Frame 1 (no input): blank canvas, image omitted
Frame 60 (the mouse pressed at the canvas centre just before this capture): blank canvas, image omitted
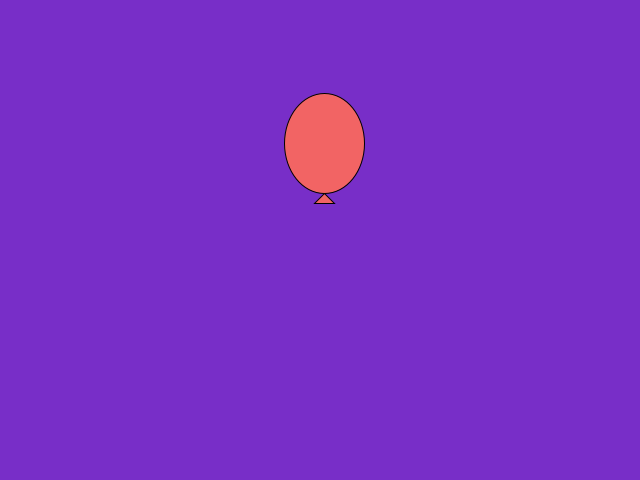
Frame 120 (the mouse held since frame 60 and released just before this capture)

The Processing sketch whose frames 1 and 60 were blank and that drew this single picture after the mouse press (run headless with seeded random() and noise(); from frame 60 on, the mouse is pressed at the canvas centre):

// Processing sketch: globos
// ── globos.pde
class Globo
{
  float x, y,vx,vy;
  color c;
  Globo (float _x, float _y)
  {
   x=_x;
   y=_y; 
   vx=random(-0.25,0.25);
   vy=random(-2,-0.5);
   c = color(random(0,255),100,100);
  }

  void update()
  {
    y+=vy;
    x+=vx;
  }

  void dibujate()
  {
      fill(c);
      ellipse(x,y,80,100);
      triangle(x,y+50,x-10,y+60,x+10,y+60);
  }
  
}

ArrayList<Globo> globos;


void setup()
{
  size(640,480);
  globos = new ArrayList<Globo>();  
}

void draw()
{
  background(120,46,200);
  for(int i=0;i<globos.size();i++)
  {
    globos.get(i).update();
    globos.get(i).dibujate();
  }
}

void mousePressed()
{
  globos.add(new Globo(mouseX,mouseY));
}
